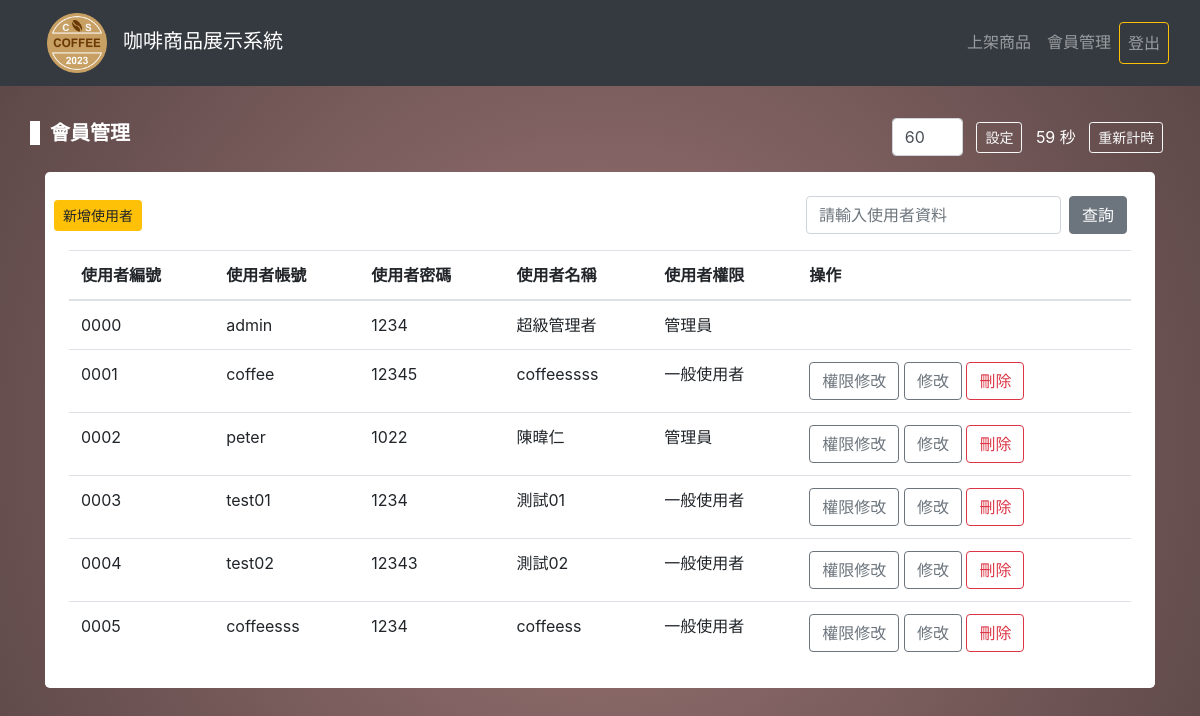
Page /member_list.php (signed in) on the committed database.
### tables this page shows
CREATE TABLE `users` (
  `id` int(10) UNSIGNED NOT NULL,
  `user` varchar(100) NOT NULL,
  `user_name` varchar(20) NOT NULL,
  `pw` varchar(100) NOT NULL,
  `role` int(1) NOT NULL DEFAULT 1,
  `user_id` varchar(5) NOT NULL
);

### member_list.php (the view, shortened to what this page needs)
<?php
try {
    require_once("pdo.php");
    $sql = "SELECT * FROM users";
    $stmt = $pdo->prepare($sql);
    $stmt->execute();
} catch (PDOException $e) {
    echo $e->getMessage();
}
?>
<!DOCTYPE html>
<html lang="en">
<head>
    <link rel="stylesheet" href="./css/bootstrap.css">
    <link rel="stylesheet" href="./css/fontawesome.min.css">
    <link rel="stylesheet" href="./css/member_list.css">
</head>
<body>
    <nav class="navbar navbar-expand-lg navbar-dark bg-dark fixed-top">
        <div class="container-fluid">
            <a class="navbar-brand" href="index.php"><img src="./logos.png" class="logo mx-3" alt="">咖啡商品展示系統</a>
            <div class="collapse navbar-collapse" id="navbarScroll">
                <ul class="navbar-nav ml-auto my-2 my-lg-0 navbar-nav-scroll " style="max-height: 100px;">
                    <li class="nav-item">
                        <?php
                        if ($_SESSION["AUTH"]["role"] == 0) {
                            echo '<a class="nav-link" href="create.php">上架商品</a>';
                        }
                        ?>
                    </li>
                    <li class="nav-item">
                        <?php
                        if ($_SESSION["AUTH"]["role"] == 0) {
                            echo '<a class="nav-link" href="member_list.php">會員管理</a>';
                        }
                        ?>
                    </li>
                    <li class="nav-item">
                        <?php
                        if (isset($_SESSION["AUTH"])) {
                            echo '<a class="nav-link btn btn-outline-warning" href="logout.php">登出</a>';
                        }
                        ?>
                    </li>
                </ul>
            </div>
        </div>
    </nav>
    <div class="container" style="margin-top: 86px;">
        <div class="pt-3 pb-5">
            <div class="row align-items-center justify-content-between">
                <h5 class="font-weight-bolder text-center text-white border-start">會員管理</h5>
                <div class="d-flex text-white py-3 w-25 align-items-center justify-content-around">
                    <input type="number" id="timeInput" value="60" class="form-control w-25">
                    <button onclick="setTime()" class="btn btn-sm btn-md-lg btn-outline-light">設定</button>
                    <span id="countdown">60 秒</span>
                    <button onclick="resetTime()" class="btn btn-sm btn-md-lg btn-outline-light">重新計時</button>
                </div>
            </div>
            <div class="p-4 bg-white rounded-lg t-shadow">
                <div class="row justify-content-between align-items-center mb-3">
                    <?php
                    if ($_SESSION["AUTH"]["role"] == 0) {
                        echo '<button class="btn btn-sm btn-warning" data-toggle="modal" data-target="#adduer">新增使用者</button>';
                    }
                    ?>
                    <form id="search-member" class="d-flex align-items-center" action="search_member.php">
                        <input type="search" name="search" id="search-input" placeholder="請輸入使用者資料" class="form-control w-75 mr-2">
                        <button type="submit" class="btn btn-secondary">查詢</button>
                    </form>
                </div>
                <table class="table">
                    <tr>
                        <th>使用者編號</th>
                        <th>使用者帳號</th>
                        <th>使用者密碼</th>
                        <th>使用者名稱</th>
                        <th>使用者權限</th>
                        <th>操作</th>
                    </tr>
                    <?php while ($row = $stmt->fetch()) { ?>
                        <tr class="show-all">
                            <td><?php echo $row["user_id"]; ?></td>
                            <td><?php echo $row["user"]; ?></td>
                            <td><?php echo $row["pw"] ?></td>
                            <td><?php echo $row["user_name"]; ?></td>
                            <td><?php
                                switch ($row["role"]) {
                                    case 0:
                                        echo "管理員";
                                        break;
                                    case 1:
                                        echo "一般使用者";
                                        break;
                                }
                                ?>
                            </td>
                            <td>
                                <?php if ($row["id"] == 1) { ?>
                                <?php } elseif ($row["id"] == $_SESSION["AUTH"]["id"]) { ?>
                                    <span class="text-secondary">切換權限</span>
                                <?php } else { ?>
                                    <a class="btn btn-outline-secondary" href="switch_role.php?role=<?php echo $row["role"]; ?>&id=<?php echo $row["id"]; ?>">權限修改</a>
                                <?php } ?>
                                <?php if ($row["id"] == 1) { ?>
                                <?php } else { ?>
                                    <button class="btn btn-outline-secondary btn-edit" data-id="<?= $row["id"] ?>" data-toggle="modal" data-target="#edit">修改</button>
                                    <a class="btn btn-outline-danger" href="delete_member.php?id=<?php echo $row["id"] ?>" onclick="return confirm('確定要刪除?')">刪除</a>
                                <?php } ?>
                            </td>
                        </tr>
                    <?php } ?>
                </table>
            </div>
        </div>
    </div>
</body>
</html>

### css/member_list.css (style rules this page uses)
* { padding: 0; margin: 0; box-sizing: border-box; }
body { background: rgb(158, 118, 118); background: radial-gradient( circle, rgba(158, 118, 118, 1) 0%, rgba(89, 69, 69, 1) 100% ); height: 100vh; }
.table { background: white; margin-bottom: 0; }
.border-start { border-left: 10px solid #fff; padding-left: 10px; }
.logo { max-width: 60px; }

### rows in the picture
users: user "0000", user "admin", pw "1234", user_name "超級管理者", role "管理員"
users: user "0001", user "coffee", pw "12345", user_name "coffeessss", role "一般使用者"
users: user "0002", user "peter", pw "1022", user_name "陳暐仁", role "管理員"
users: user "0003", user "test01", pw "1234", user_name "測試01", role "一般使用者"
users: user "0004", user "test02", pw "12343", user_name "測試02", role "一般使用者"
users: user "0005", user "coffeesss", pw "1234", user_name "coffeess", role "一般使用者"
